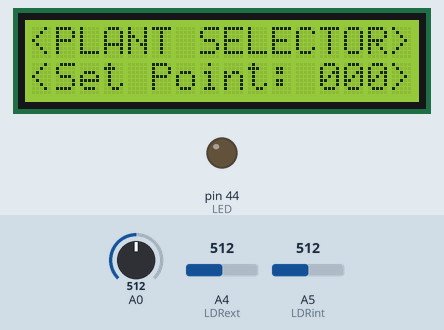
Recording of a sketch running on a simulated Arduino Mega 2560, built with avr-gcc and run on an emulated ATmega2560. Shown: 16×2 character LCD, output pins drawn as LEDs (lit = HIGH). The inputs (shaded band) are chosen by the test bench; at power-on: A0 = 512, A5 (LDRint) = 512, A4 (LDRext) = 512. What the sketch prints to the serial monitor is not drawn.

Above: at 2.1 s.
At 5.2 s:
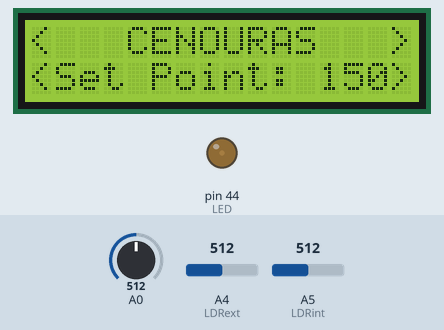
5.3 s: A0 set to 55
6.8 s: A0 set to 44
At 8.1 s:
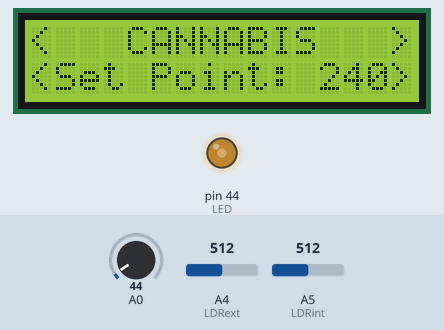
9.2 s: A5 (LDRint) set to 430
At 11.1 s:
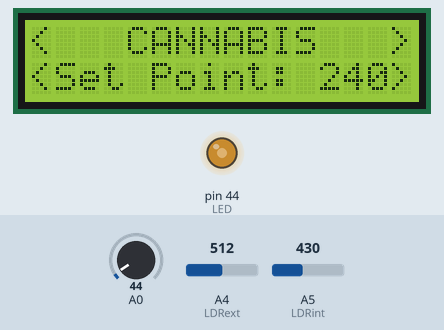
11.4 s: A5 (LDRint) set to 140
At 13.2 s:
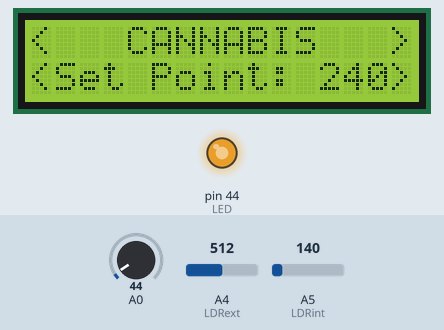
13.5 s: A5 (LDRint) set to 716
At 15.3 s:
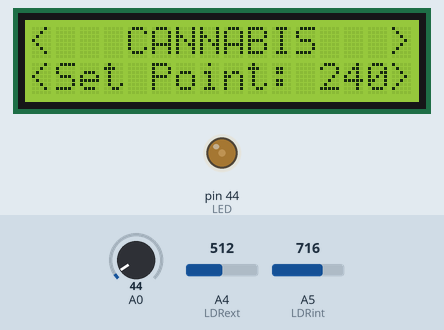
15.7 s: A4 (LDRext) set to 414
19.2 s: A4 (LDRext) set to 387
Timing chart, 0 to 21.7 s (numbered marks = the images above; inputs shaded):
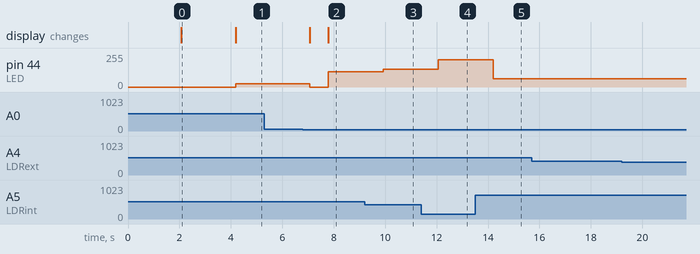

Measured:
- the behaviour switches between 50 and 49 on A0 (found by bisection; images 1 and 2)
- after the input at 5.3 s, every drawn part: stays the same
- after the input at 6.8 s, pin 44 (LED): 23/255 → 0/255 after 0.26 s, → 113/255 0.72 s later; the display: first changes after 0.27 s (image 2 shows a later state)
- after the input at 9.2 s, pin 44 (LED): 113/255 → 133/255 after 0.72 s
- after the input at 11.4 s, pin 44 (LED): 133/255 → 206/255 after 0.67 s
- after the input at 13.5 s, pin 44 (LED): 206/255 → 62/255 after 0.71 s
- after the input at 15.7 s, every drawn part: stays the same
- after the input at 19.2 s, every drawn part: stays the same
- what the display in image 0 shows lasts 2.1 s, from 2.1 s to 4.2 s

The sketch:

Luminosidade_rev002.ino
```cpp
/*
Disciplina de Controle de Processos / 2024A
Prof Aline Kafer

Grupo:
Jonathan Bassani
Lucas E. Pandolfo
Maiquel Klein

Projeto 3: Sistema de Controle de Luminosidade para Estufas Agrícolas
*/

#define LED 44
#include <LiquidCrystal.h>                  //Adiciona a biblioteca do display
LiquidCrystal lcd_1(8, 9, 4, 5, 6, 7);      //Botões da shield display 8=reset, 9=enter,

float LDRint = A5;
float LDRext = A4;
float lumInt = 0;
float lumExt = 0;
int catalogo = 0;
int spUmid = 0;
float setpoint = 0;
float erro = 0;
int pwm;

void setup() {
  lcd_1.begin(16, 2);                          //Define o número de colunas e linhas do display
  lcd_1.setCursor(0, 0);                      //Define o cursor para a coluna 0, linha 0
  lcd_1.print("CONTROLE DE ");
  lcd_1.setCursor(0, 1);                      //Define o cursor para a coluna 0, linha 1
  lcd_1.print("LUMINOSIDADE");
  delay(2000);
  lcd_1.clear();
  Serial.begin(9600);

  //pinMode(LED, OUTPUT);
  pinMode(LDRint, INPUT);
  pinMode(LDRext, INPUT);

  lcd_1.setCursor(0, 0);
  lcd_1.print("<PLANT SELECTOR>");
  lcd_1.setCursor(0, 1);
  lcd_1.print("<Set Point: 000>");
  delay(2000);
}

void cenoura() {
  lcd_1.clear();
  lcd_1.setCursor(0, 0);
  lcd_1.print("<   CENOURAS   >");
  lcd_1.setCursor(0, 1);
  lcd_1.print("<Set Point: 150>");
  setpoint = 150;
  spUmid = 130;
}
void feijao() {
  lcd_1.clear();
  lcd_1.setCursor(0, 0);
  lcd_1.print("<    FEIJAO    >");
  lcd_1.setCursor(0, 1);
  lcd_1.print("<Set Point: 075>");
  setpoint = 75;
  spUmid = 120;
}
void cannabis() {
  lcd_1.clear();
  lcd_1.setCursor(0, 0);
  lcd_1.print("<   CANNABIS   >");
  lcd_1.setCursor(0, 1);
  lcd_1.print("<Set Point: 240>");
  setpoint = 240;
  spUmid = 125;
}

void menu() {
  if(catalogo == 0){
    cenoura();
  } else if(catalogo == 1){
    feijao();
  } else if(catalogo == 2){
    cannabis();
  } else if (catalogo == 3){
    catalogo = 2;
  }  else if (catalogo == -1){
    catalogo = 0;
  }
}

void loop() {

  lumInt = analogRead(LDRint);
  lumInt = map(lumInt, 0, 1023, 0, 255);
  lumExt = analogRead(LDRext);
  lumExt = map(lumExt, 0, 1023, 0, 255);

void botao(); {
//Serial.println(analogRead(0));                                          //Exibe a leitura do pino analógico A0 no monitor serial
  delay(100);

  if ((analogRead(0)) < 50) {                                           //Se a leitura for menor que 80 chama a função right
    catalogo++;
  } else if ((analogRead(0)) > 410 && (analogRead(0)) < 440) {         //Se a leitura for menor que 600 chama a função left
    catalogo--;
  } else if ((analogRead(0)) > 90 && (analogRead(0)) < 110) {         //Se a leitura for menor que 600 chama a função left
    spUmid++;
  } else if ((analogRead(0)) > 245 && (analogRead(0)) < 265) {         //Se a leitura for menor que 600 chama a função left
    spUmid--;
  }
}

menu();

erro = setpoint - lumInt;

  if (erro < 0) {
    pwm = 0;
  } else {
    pwm = erro;
  }
  analogWrite(LED, pwm);

void monitor(); {
  Serial.print("LDR Ext: ");
  Serial.println(lumExt);
  Serial.print("Set Point: ");
  Serial.println(setpoint);
  Serial.print("LDR Int: ");
  Serial.println(lumInt);
  Serial.print("Erro: ");
  Serial.println(erro);
  Serial.print("LED: ");
  Serial.println(pwm);
  Serial.println( );

  delay(600);
}
}
```
